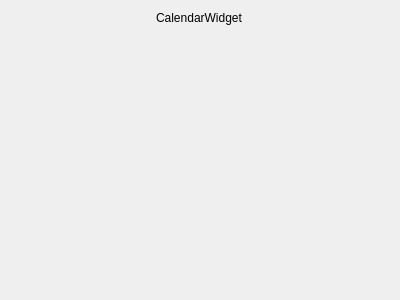
<?xml version="1.0" encoding="UTF-8"?>
<ui version="4.0">
 <class>CalendarWidget</class>
 <widget class="QWidget" name="CalendarWidget">
  <property name="geometry">
   <rect>
    <x>0</x>
    <y>0</y>
    <width>400</width>
    <height>300</height>
   </rect>
  </property>
  <property name="windowTitle">
   <string>Form</string>
  </property>
  <layout class="QVBoxLayout" name="verticalLayout">
   <item alignment="Qt::AlignHCenter|Qt::AlignTop">
    <widget class="QLabel" name="label">
     <property name="text">
      <string>CalendarWidget</string>
     </property>
     <property name="alignment">
      <set>Qt::AlignLeading|Qt::AlignLeft|Qt::AlignVCenter</set>
     </property>
    </widget>
   </item>
  </layout>
 </widget>
 <resources/>
 <connections/>
</ui>
